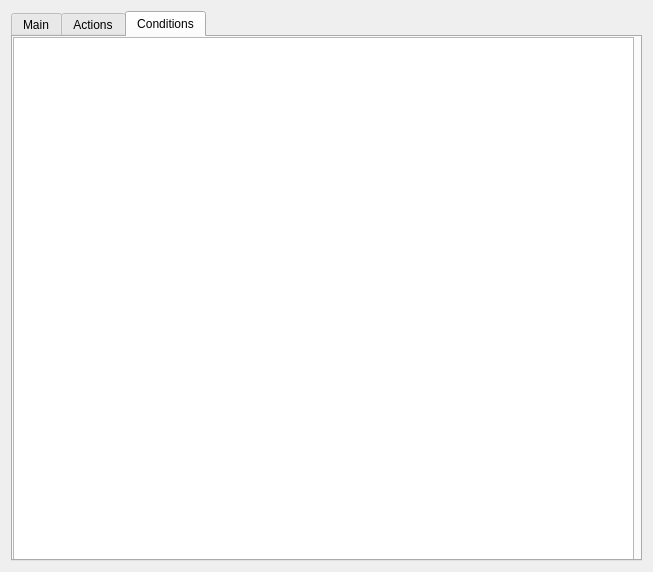
<?xml version="1.0" encoding="UTF-8"?>
<ui version="4.0">
 <class>QlEdgeWidget</class>
 <widget class="QWidget" name="QlEdgeWidget">
  <property name="geometry">
   <rect>
    <x>0</x>
    <y>0</y>
    <width>653</width>
    <height>572</height>
   </rect>
  </property>
  <property name="windowTitle">
   <string>Form</string>
  </property>
  <layout class="QVBoxLayout" name="verticalLayout">
   <item>
    <widget class="QTabWidget" name="tabWidget">
     <property name="currentIndex">
      <number>2</number>
     </property>
     <widget class="QWidget" name="mainTab">
      <attribute name="title">
       <string>Main</string>
      </attribute>
      <widget class="QWidget" name="layoutWidget">
       <property name="geometry">
        <rect>
         <x>10</x>
         <y>0</y>
         <width>641</width>
         <height>471</height>
        </rect>
       </property>
       <layout class="QVBoxLayout" name="verticalLayout_2">
        <item>
         <widget class="QLabel" name="label_2">
          <property name="text">
           <string>Question</string>
          </property>
         </widget>
        </item>
        <item>
         <widget class="QPlainTextEdit" name="questionEdit"/>
        </item>
        <item>
         <widget class="QLabel" name="label">
          <property name="maximumSize">
           <size>
            <width>629</width>
            <height>16777215</height>
           </size>
          </property>
          <property name="text">
           <string>Text</string>
          </property>
         </widget>
        </item>
        <item>
         <widget class="QPlainTextEdit" name="textEdit"/>
        </item>
       </layout>
      </widget>
     </widget>
     <widget class="QWidget" name="actionsTab">
      <attribute name="title">
       <string>Actions</string>
      </attribute>
      <widget class="QPlainTextEdit" name="actionsEdit">
       <property name="geometry">
        <rect>
         <x>0</x>
         <y>10</y>
         <width>651</width>
         <height>471</height>
        </rect>
       </property>
      </widget>
     </widget>
     <widget class="QWidget" name="tab">
      <attribute name="title">
       <string>Conditions</string>
      </attribute>
      <widget class="QPlainTextEdit" name="conditionsEdit">
       <property name="geometry">
        <rect>
         <x>0</x>
         <y>0</y>
         <width>621</width>
         <height>531</height>
        </rect>
       </property>
      </widget>
     </widget>
    </widget>
   </item>
  </layout>
 </widget>
 <resources/>
 <connections/>
</ui>
